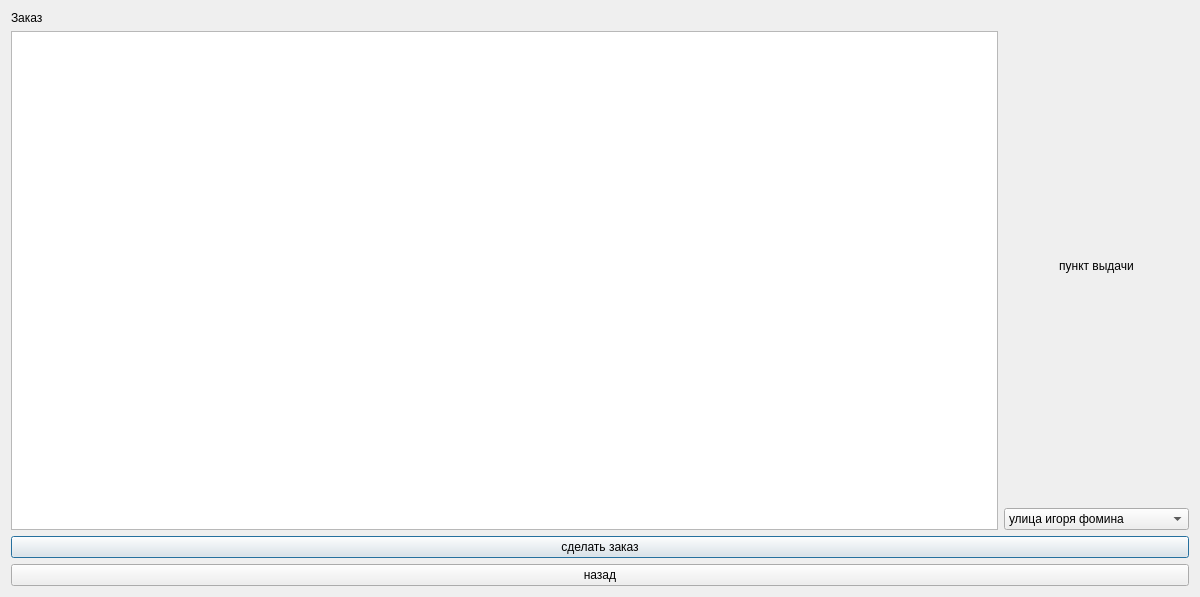
<?xml version="1.0" encoding="UTF-8"?>
<ui version="4.0">
 <class>Zakaz</class>
 <widget class="QDialog" name="Zakaz">
  <property name="geometry">
   <rect>
    <x>0</x>
    <y>0</y>
    <width>1200</width>
    <height>597</height>
   </rect>
  </property>
  <property name="windowTitle">
   <string>Dialog</string>
  </property>
  <layout class="QGridLayout" name="gridLayout">
   <item row="3" column="0">
    <layout class="QVBoxLayout" name="verticalLayout_3">
     <property name="sizeConstraint">
      <enum>QLayout::SetNoConstraint</enum>
     </property>
     <item>
      <layout class="QVBoxLayout" name="verticalLayout_2">
       <item>
        <widget class="QPushButton" name="pushButton">
         <property name="text">
          <string>сделать заказ</string>
         </property>
        </widget>
       </item>
       <item>
        <widget class="QPushButton" name="pushButton_2">
         <property name="text">
          <string>назад</string>
         </property>
        </widget>
       </item>
      </layout>
     </item>
    </layout>
   </item>
   <item row="0" column="0">
    <widget class="QLabel" name="label">
     <property name="text">
      <string>Заказ</string>
     </property>
    </widget>
   </item>
   <item row="1" column="0">
    <layout class="QGridLayout" name="gridLayout_2">
     <property name="sizeConstraint">
      <enum>QLayout::SetFixedSize</enum>
     </property>
     <property name="leftMargin">
      <number>0</number>
     </property>
     <item row="0" column="0">
      <widget class="QTableWidget" name="tableWidget">
       <property name="minimumSize">
        <size>
         <width>800</width>
         <height>300</height>
        </size>
       </property>
      </widget>
     </item>
     <item row="0" column="1">
      <layout class="QVBoxLayout" name="verticalLayout">
       <property name="sizeConstraint">
        <enum>QLayout::SetFixedSize</enum>
       </property>
       <property name="leftMargin">
        <number>0</number>
       </property>
       <property name="topMargin">
        <number>0</number>
       </property>
       <property name="rightMargin">
        <number>0</number>
       </property>
       <item>
        <widget class="QLabel" name="label_2">
         <property name="text">
          <string>&lt;html&gt;&lt;head/&gt;&lt;body&gt;&lt;p align=&quot;center&quot;&gt;пункт выдачи&lt;/p&gt;&lt;/body&gt;&lt;/html&gt;</string>
         </property>
        </widget>
       </item>
       <item>
        <widget class="QComboBox" name="comboBox">
         <property name="minimumSize">
          <size>
           <width>10</width>
           <height>10</height>
          </size>
         </property>
         <item>
          <property name="text">
           <string>улица игоря фомина</string>
          </property>
         </item>
         <item>
          <property name="text">
           <string>улица василия островского</string>
          </property>
         </item>
        </widget>
       </item>
      </layout>
     </item>
    </layout>
   </item>
  </layout>
 </widget>
 <resources/>
 <connections/>
</ui>
